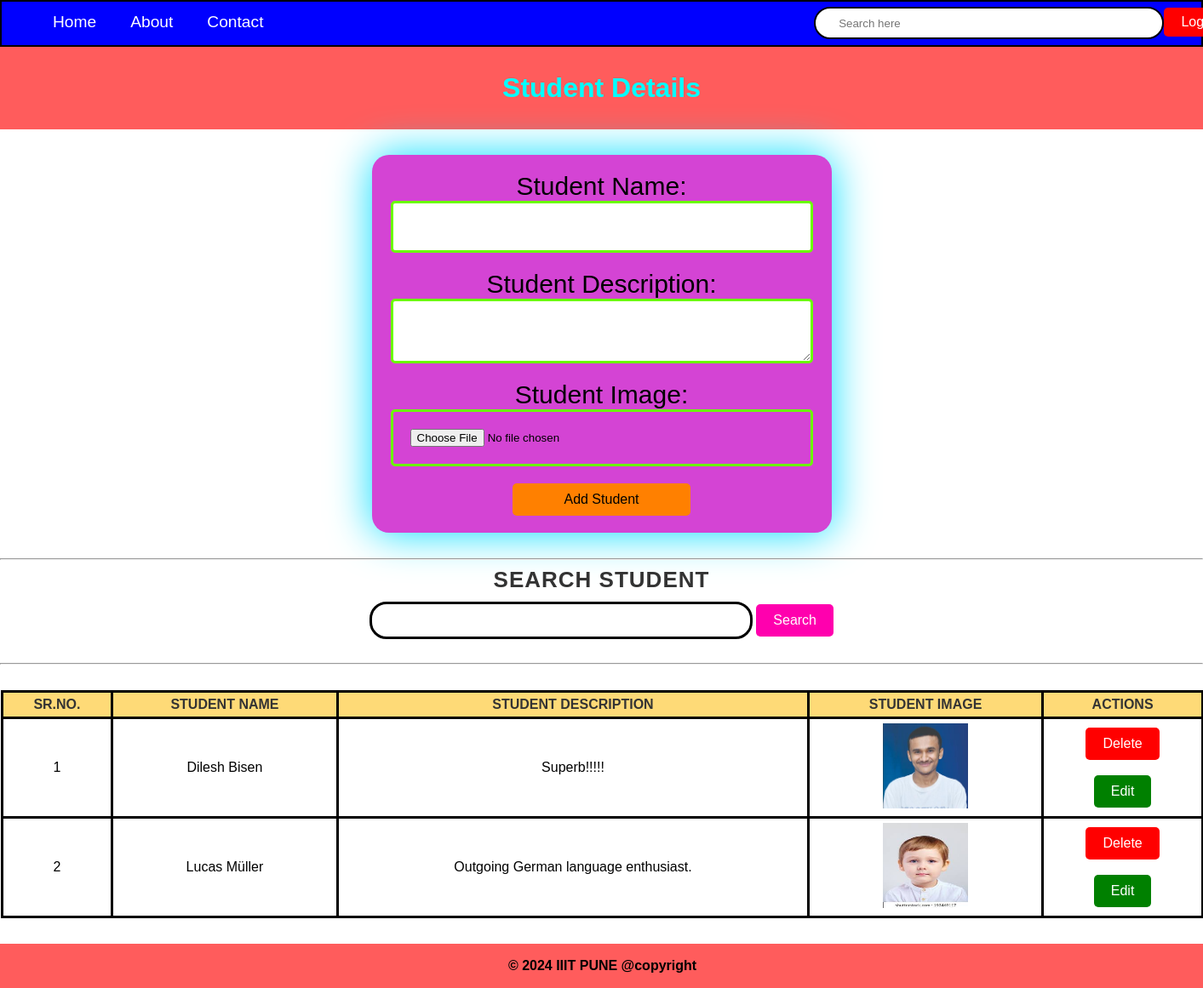
Screenshot of /recipes (signed in) with the database file from the repository.
### vegi/models.py (models this page shows)
class Recipe(models.Model):
    recipe_name = models.CharField(max_length=100)
    recipe_description = models.TextField()
    recipe_image = models.ImageField(upload_to="recipe")
    user = models.ForeignKey(User, on_delete=models.SET_NULL, null=True, blank=True)
    recipe_view_count = models.IntegerField(default=1)
    is_deleted = models.BooleanField(default=False)

### vegi/views.py (the view, shortened to what this page needs)
# urls.py: path("recipes", recipes, name="recipes"),
@login_required(login_url="/login")
def recipes(request):
    queryset = Recipe.objects.all()
    if request.GET.get("search_recipe"):
        queryset = queryset.filter(
            recipe_name__icontains=request.GET.get("search_recipe")
        )
    context = {"recipes": queryset, "heading": "Delicious Recipes"}
    return render(request, "recipes.html", context)

### vegi/templates/recipes.html (shortened to what this page needs)
{% extends 'base.html' %}
{% block start %}
  <header>
    <nav>
      <ul>
        <li>Home</li>
        <li>About</li>
        <li>Contact</li>
      </ul>
      <div class="search">
        <input type="text" placeholder="Search here" />
      </div>
      <div class="logout-btn">
        <a href="/logout" class="btn btn-success">Logout</a>
      </div>
    </nav>
  </header>
  <main>
    <h1>Student Details</h1>
  </main>
  <section>
    <form method="post" enctype="multipart/form-data">
      <label>Student Name:</label>
      <input type="text" name="recipe_name" required />
      <label>Student Description:</label>
      <textarea name="recipe_description" required></textarea>
      <label>Student Image:</label>
      <input type="file" name="recipe_image" />
      <button type="submit">Add Student</button>
    </form>
  </section>
  <hr />
  <div class="search-section">
    <form>
      <div class="search">
        <label>Search Student</label>
        <input type="text" name="search_recipe" />
        <button type="submit" class="btn btn-primary">Search</button>
      </div>
    </form>
  </div>
  <hr />
  <table>
    <tr>
      <th>Sr.no.</th>
      <th>Student Name</th>
      <th>Student Description</th>
      <th>Student Image</th>
      <th>Actions</th>
    </tr>
    {% for recipe in recipes %}
      <tr>
        <td>{{ forloop.counter }}</td>
        <td>{{ recipe.recipe_name }}</td>
        <td>{{ recipe.recipe_description }}</td>
        <td>
          <img src="/media/{{ recipe.recipe_image }}" width="100" height="100" />
        </td>
        <td>
          <a href="delete-recipe{{ recipe.id }}" class="btn btn-danger" onclick="return confirm('Are you sure you want to delete this recipe?')">Delete</a><br /><br />
          <a href="update-recipe{{ recipe.id }}" class="btn btn-success">Edit</a>
        </td>
      </tr>
    {% endfor %}
  </table>
  <footer>
    <p>
      <b>&copy; 2024 IIIT PUNE @copyright</b>
    </p>
  </footer>
{% endblock %}

### vegi/templates/base.html (shortened to what this page needs)
<!DOCTYPE html>
<html lang="en">
  <head>
    {% block start %}
    {% endblock %}
  </head>
</html>

### vegi/templates/recipes.html (style rules this page uses)
header { height: 51px; background-color: blue; border: 2px solid rgb(0, 0, 0); animation: slideInNav 1s ease-out; }
nav { display: flex; justify-content: space-between; align-items: center; }
nav ul { height: 15px; display: flex; justify-content: left; align-items: center; margin-left: 0; }
nav ul li { font-size: larger; padding: 0 20px; list-style-type: none; display: flex; justify-content: flex-start; color: white; text-decoration: none; margin: 0; }
nav .search { display: flex; align-items: center; margin-right: auto; }
nav .search input { width: 25vw; height: 30px; padding: 2px 27px; border: 2px solid black; border-radius: 25px; margin: 5px 0px 2px 47em; }
nav .btn-success { background-color: rgb(255, 0, 0); color: #fff; padding: 8px 20px; text-decoration: none; border-radius: 5px; display: inline-block; }
nav .logout-btn { margin-right: 1em; }
main { background-color: rgb(255, 92, 92); color: cyan; text-align: center; padding: 30px; animation: fadeInMain 2s ease-in-out; }
h1 { margin: 0; }
section { max-width: 500px; margin: 30px auto; padding: 20px; background-color: #d444d4; border-radius: 20px; box-shadow: 0 0 50px rgb(0, 221, 255); }
form { display: flex; flex-direction: column; align-items: center; }
label { font-size: 30px; margin-bottom: 0; }
input, textarea { width: 90%; padding: 20px; margin-bottom: 20px; border: 3px solid #6aff00; border-radius: 5px; }
button { background-color: rgb(255, 128, 0); color: #000000; padding: 10px 60px; font-size: 16px; border: none; border-radius: 5px; cursor: pointer; }
.search-section { text-align: center; margin: 0; }
.search { width: 100%; }
.search-section label { font-size: 26px; display: block; margin-bottom: 10px; color: #333; font-weight: bold; text-transform: uppercase; letter-spacing: 1px; }
.search-section input[type='text'] { width: 30%; padding: 10px; margin-bottom: 20px; border: 3px solid #000000; border-radius: 20px; font-size: 16px; color: #333; }
.search-section button { background-color: rgb(255, 0, 174); color: #fff; padding: 10px 20px; font-size: 16px; border: none; border-radius: 5px; cursor: pointer; transition: background-color 0.3s ease; }
table { width: 100%; border-collapse: collapse; margin: 30px 1px; }
th, td { border: 3px solid #000000; padding: 5px; text-align: center; }
th { background-color: #feda77; color: #333; font-weight: bold; text-transform: uppercase; }
.btn-danger { background-color: red; color: #fff; padding: 10px 20px; text-decoration: none; border-radius: 5px; display: inline-block; }
.btn-success { background-color: green; color: #fff; padding: 10px 20px; text-decoration: none; border-radius: 5px; display: inline-block; }
footer { text-align: center; padding: 1px; background-color: rgb(255, 92, 92); color: #000000; position: relative; width: 100%; margin-top: 20px; }

### rows the page displays
Recipe: recipe_name "Dilesh Bisen", recipe_description "Superb!!!!!", recipe_image (picture)
Recipe: recipe_name "Lucas Müller", recipe_description "Outgoing German language enthusiast.", recipe_image (picture)
